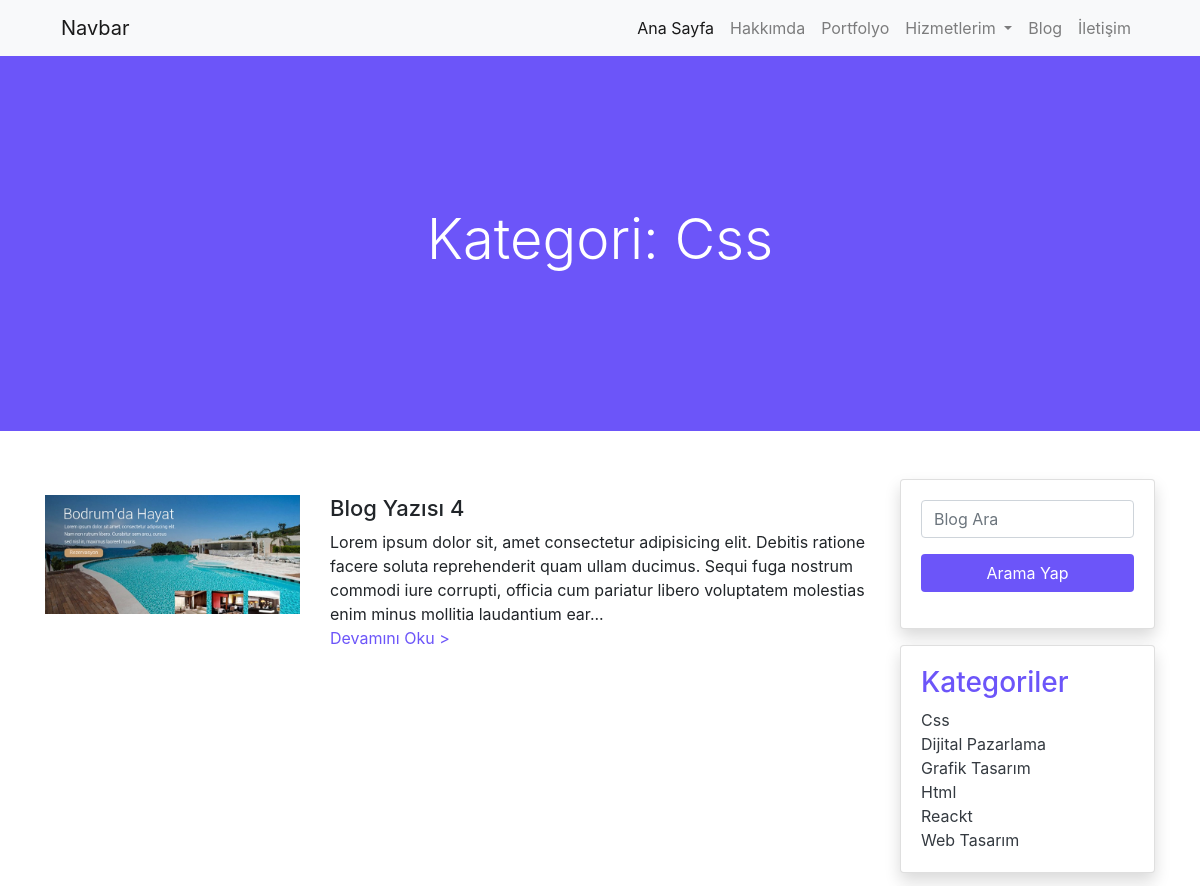
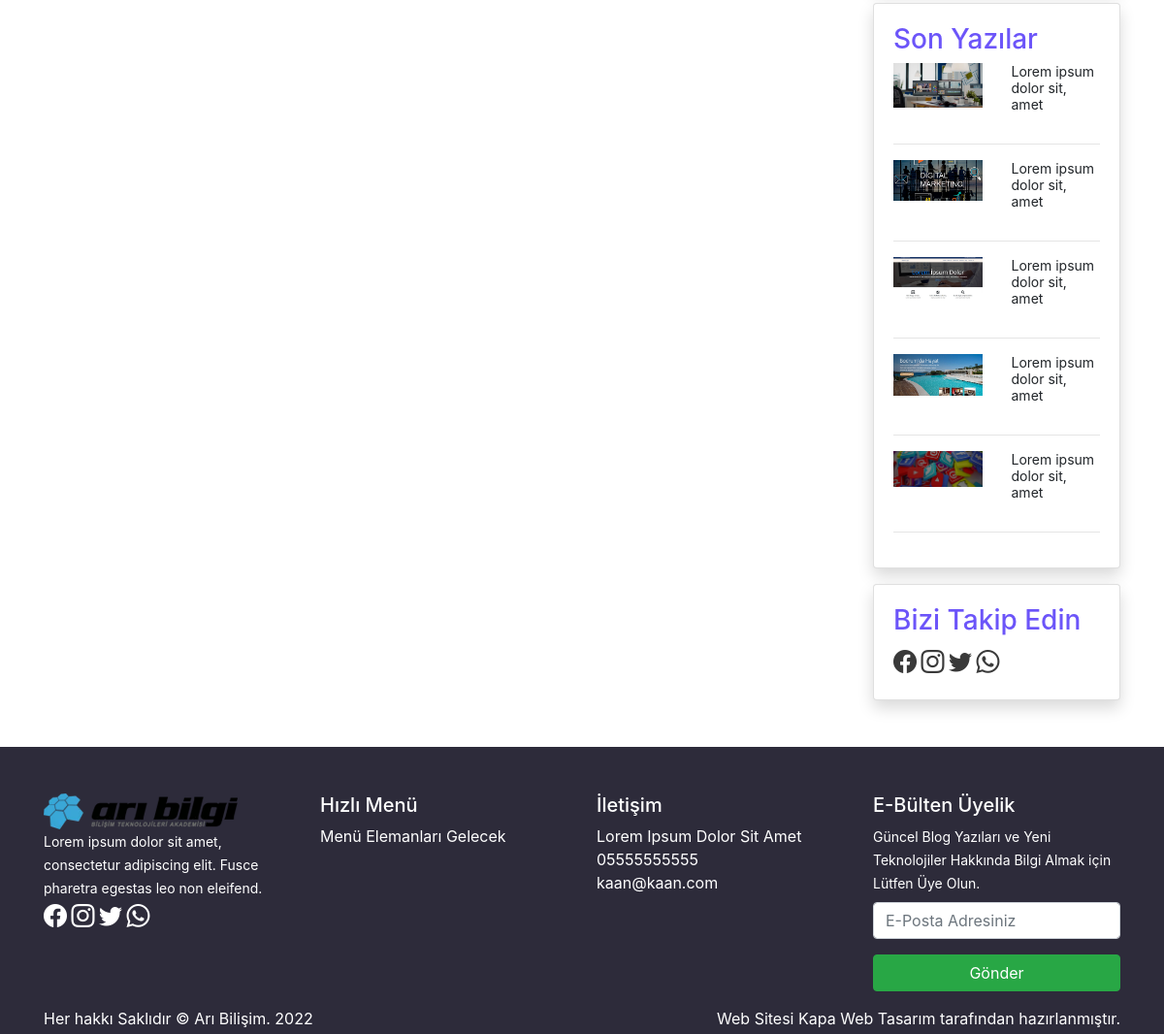
Screenshot of /kategoripage.php?kategori=Css with the database file from the repository (2 pictures, top to bottom).
### tables this page shows
CREATE TABLE IF NOT EXISTS `yazilar` (
  `id` int(11) NOT NULL AUTO_INCREMENT,
  `baslik` varchar(100) NOT NULL,
  `icerik` text NOT NULL,
  `meta` varchar(160) NOT NULL,
  `foto` varchar(150) NOT NULL,
  `fotoalt` varchar(100) NOT NULL,
  `kategori` varchar(25) NOT NULL,
  `tarih` varchar(11) NOT NULL,
  `durum` varchar(15) NOT NULL,
  PRIMARY KEY (`id`)
);

CREATE TABLE IF NOT EXISTS `kategoriler` (
  `id` int(11) NOT NULL AUTO_INCREMENT,
  `kategori` varchar(25) NOT NULL,
  `katturu` varchar(15) NOT NULL,
  `ustkat` varchar(30) NOT NULL,
  `meta` text NOT NULL,
  PRIMARY KEY (`id`)
);

CREATE TABLE IF NOT EXISTS `ayarlar` (
  `id` int(11) NOT NULL AUTO_INCREMENT,
  `adres` varchar(100) NOT NULL,
  `telefon` varchar(15) NOT NULL,
  `email` varchar(100) NOT NULL,
  `harita` text NOT NULL,
  `tanitim` text NOT NULL,
  `logo` varchar(100) NOT NULL,
  `blogbanner` varchar(100) NOT NULL,
  `iletisimbanner` varchar(100) NOT NULL,
  `facebook` varchar(50) NOT NULL,
  `instagram` varchar(50) NOT NULL,
  `twitter` varchar(50) NOT NULL,
  `whatsapp` varchar(100) NOT NULL,
  `analitik` text NOT NULL,
  `konsol` text NOT NULL,
  `piksel` text NOT NULL,
  `copy` varchar(60) NOT NULL,
  PRIMARY KEY (`id`)
);

### kategoripage.php (the view)
<?php
require_once('header.php');
$kategori = $_GET['kategori'];
$kat_list = $db->prepare('select * from yazilar where kategori = ? order by id desc');
$kat_list->execute(array($kategori));
?>
<section id="katBanner" class="py-15 bg-mor">
    <div class="container">
        <div class="col-12 text-center text-white">
            <h1 class="display-4">Kategori: <?php echo $kategori; ?></h1>
        </div>
    </div>
</section>
<section id="katBlogyazi" class="py-5">
    <div class="container">
        <div class="row">
            <div class="col-md-9">
                <?php
                if ($kat_list->rowCount()) {
                    foreach ($kat_list as $satir_katlist) {
                ?>
                        <div class="row mt-3">
                            <div class="col-md-4">
                                <img src="<?php echo substr($satir_katlist['foto'],3); ?>" alt="<?php echo $satir_katlist['fotoalt']; ?>" class="img-fluid">
                            </div>
                            <div class="col-md-8">
                                <h2 style="font-size:22px;"><?php echo $satir_katlist['baslik']; ?></h2>
                                <?php echo substr($satir_katlist['icerik'],0,250); ?>... <br>
                                <a href="sample.php?id=<?php echo $satir_katlist['id']; ?>" class="mor text-decoration-none">Devamını Oku ></a>
                            </div>
                        </div>
                <?php
                    }
                }
                ?>
            </div>
            <?php require_once('sidebar.php'); ?>
        </div>
    </div>
</section>
<?php require_once('footer.php'); ?>

### sidebar.php
<div class="col-md-3">
    <div class="row">
        <div class="col-12">
            <div class="card shadow">
                <div class="card-body">
                    <form method="get">
                        <div class="form-group">
                            <input type="search" name="arama" placeholder="Blog Ara" class="form-control">
                        </div>
                        <div class="form-group">
                            <input type="submit" value="Arama Yap" class="btn btn-mor w-100">
                        </div>
                    </form>
                </div>
            </div>
        </div>
    </div>
    <div class="row my-3">
        <div class="col-12">
            <div class="card shadow">
                <div class="card-body">
                    <h3 class="mor">Kategoriler</h3>
                    <?php
                    $sorgu_katlist = $db->prepare('select * from kategoriler order by kategori asc');
                    $sorgu_katlist->execute();
                    if ($sorgu_katlist->rowCount()) {
                        foreach ($sorgu_katlist as $satir_katlist) {
                    ?>
                            <a href="kategoripage.php?kategori=<?php echo $satir_katlist['kategori']; ?>" class="text-dark text-decoration-none"><?php echo $satir_katlist['kategori']; ?></a><br>
                    <?php
                        }
                    }
                    ?>
                </div>
            </div>
        </div>
    </div>
    <div class="row">
        <div class="col-12">
            <div class="card shadow">
                <div class="card-body">
                    <h3 class="mor">Son Yazılar</h3>
                    <?php
                    $sorgu_yazilar = $db->prepare('select * from yazilar order by id desc limit 5');
                    $sorgu_yazilar->execute();
                    if ($sorgu_yazilar->rowCount()) {
                        foreach ($sorgu_yazilar as $satir_yazilar) {
                    ?>
                            <div class="row mt-2">
                                <div class="col-md-6">
                                    <a href="sample.php?id=<?php echo $satir_yazilar['id']; ?>">
                                        <img src="<?php echo substr($satir_yazilar['foto'], 3); ?>" alt="<?php echo $satir_yazilar['fotoalt']; ?>" class="img-fluid">
                                    </a>
                                </div>
                                <div class="col-md-6 smallYazi">
                                    <small><?php echo substr($satir_yazilar['icerik'], 0, 30); ?></small>
                                </div>
                            </div>
                            <hr>
                    <?php
                        }
                    }
                    ?>
                </div>
            </div>
        </div>
    </div>
    <div class="row mt-3 sosmed">
        <div class="col-12">
            <div class="card shadow">
                <div class="card-body">
                    <h3 class="mor">Bizi Takip Edin</h3>
                    <?php
                    $sorgu_sosmed = $db->prepare('select * from ayarlar');
                    $sorgu_sosmed->execute();
                    $satir_sosmed = $sorgu_sosmed->fetch();
                    if ($sorgu_sosmed->rowCount()) {
                    ?>
                        <a href="<?php echo $satir_sosmed['facebook']; ?>" target="_blank"><i class="bi bi-facebook"></i></a>
                        <a href="<?php echo $satir_sosmed['instagram']; ?>" target="_blank"><i class="bi bi-instagram"></i></a>
                        <a href="<?php echo $satir_sosmed['twitter']; ?>" target="_blank"><i class="bi bi-twitter"></i></a>
                        <a href="<?php echo $satir_sosmed['whatsapp']; ?>" target="_blank"><i class="bi bi-whatsapp"></i></a>
                    <?php
                    }
                    ?>
                </div>
            </div>
        </div>
    </div>
</div>

### footer.php (shortened to what this page needs)
<section id="footer" class="pt-5 pb-1 text-white">
    <div class="container">
        <div class="row">
            <div class="col-md-3">
                <img src="<?php echo substr($satir_bottom['logo'],3); ?>" alt="Arı Bilişim Logo"> <br>
                <small><?php echo $satir_bottom['tanitim']; ?></small> <br>
                <a href="<?php echo $satir_bottom['facebook']; ?>" target="_blank"><i class="bi bi-facebook" style="font-size:24px;" ></i></a>
                <a href="<?php echo $satir_bottom['instagram']; ?>" target="_blank"><i class="bi bi-instagram" style="font-size:24px;" ></i></a>
                <a href="<?php echo $satir_bottom['twitter']; ?>" target="_blank"><i class="bi bi-twitter" style="font-size:24px;" ></i></a>
                <a href="<?php echo $satir_bottom['whatsapp']; ?>" target="_blank"><i class="bi bi-whatsapp" style="font-size:24px;" ></i></a>
            </div>
            <div class="col-md-3">
                <h5>Hızlı Menü</h5>
                Menü Elemanları Gelecek
            </div>
            <div class="col-md-3">
                <h5>İletişim</h5>
                <?php echo $satir_bottom['adres']; ?> <br>
                <a href="tel:+9<?php echo $satir_bottom['telefon']; ?>"><?php echo $satir_bottom['telefon']; ?></a> <br>
                <a href="mailto:<?php echo $satir_bottom['email']; ?>"><?php echo $satir_bottom['email']; ?></a>
            </div>
            <div class="col-md-3">
                <h5>E-Bülten Üyelik</h5>
                <small>Güncel Blog Yazıları ve Yeni Teknolojiler Hakkında Bilgi Almak için Lütfen Üye Olun.</small>
                <form method="post" class="mt-2">
                    <div class="form-group">
                        <input type="email" name="email" class="form-control" placeholder="E-Posta Adresiniz">
                    </div>
                    <div class="form-group">
                        <input type="submit" value="Gönder" class="btn btn-success w-100">
                    </div>
                </form>
            </div>
        </div>
        <div class="row">
            <div class="col-md-6">
                <?php
                echo $satir_bottom['copy'] . ' ' . date('Y');
                ?>
            </div>
            <div class="col-md-6 text-right">
                Web Sitesi <a href="#">Kapa Web Tasarım</a> tarafından hazırlanmıştır.
            </div>
        </div>
    </div>
</section>
</body>
</html>

### css/style.css (style rules this page uses)
#footer { background-color: #2d2b3a; }
#footer a { color: #fff; }
.py-15 { padding-top: 150px; padding-bottom: 150px; }
.mor { color: #6c55f9; }
.btn-mor { background-color: #6c55f9; color: #fff; }
.bg-mor { background-color: #6c55f9; }
.smallYazi p { line-height: 16px !important; }
.sosmed a { color: #393939 !important; font-size: 24px !important; }

### rows the page displays
yazilar: foto (picture), baslik "Blog Yazısı 4", icerik "Lorem ipsum dolor sit, amet consectetur adipisicing elit. Debitis ratione facere soluta reprehenderit quam ullam ducimus. Sequi fuga nostrum commodi iure corrupti, officia cum pariatur libero voluptatem molestias enim minus mollitia laudantium ear", icerik "Lorem ipsum dolor sit, amet"
kategoriler: kategori "Css"
kategoriler: kategori "Dijital Pazarlama"
kategoriler: kategori "Grafik Tasarım"
kategoriler: kategori "Html"
kategoriler: kategori "Reackt"
kategoriler: kategori "Web Tasarım"
yazilar: foto (picture), icerik "Lorem ipsum dolor sit, amet"
yazilar: foto (picture), icerik "Lorem ipsum dolor sit, amet"
yazilar: foto (picture), icerik "Lorem ipsum dolor sit, amet"
yazilar: foto (picture), icerik "Lorem ipsum dolor sit, amet"
ayarlar: logo (picture), tanitim "Lorem ipsum dolor sit amet, consectetur adipiscing elit. Fusce pharetra egestas leo non eleifend.", adres "Lorem Ipsum Dolor Sit Amet", telefon "05555555555", email "kaan@kaan.com", copy "Her hakkı Saklıdır © Arı Bilişim."

### other values shown
$kategori "Css"
